Frame 1 (no input): blank canvas, image omitted
Frame 60 (the mouse pressed at the canvas centre just before this capture): blank canvas, image omitted
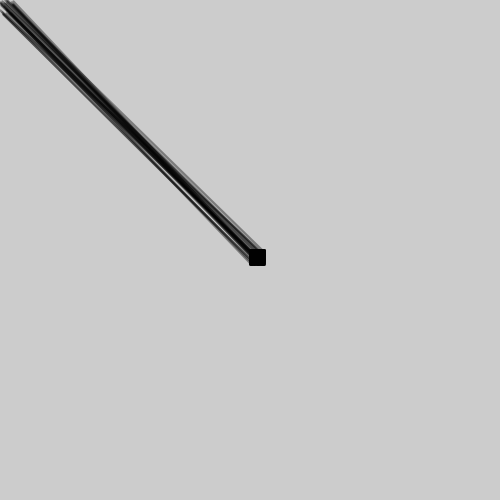
Frame 120 (the mouse held since frame 60 and released just before this capture)

The Processing sketch whose frames 1 and 60 were blank and that drew this single picture after the mouse press (run headless with seeded random() and noise(); from frame 60 on, the mouse is pressed at the canvas centre):

// Processing sketch: processing_11645
// ── processing_11645.pde

void setup() {
  size(500, 500);
  smooth();
}


void draw() {
  if(mousePressed == true){
    blurredLine(pmouseX, pmouseY, mouseX, mouseY);
  }
}


void blurredLine(float x1, float y1, float x2, float y2) {
  strokeWeight(random(1, 3));
  stroke(0, 100);
  for(int i = 0; i < 25; i++) {
    line(x1 + random(15), y1 + random(15), x2 + random(15), y2 + random(15));
  }
}


void keyPressed() {
  save("blurredLine.png");
}
